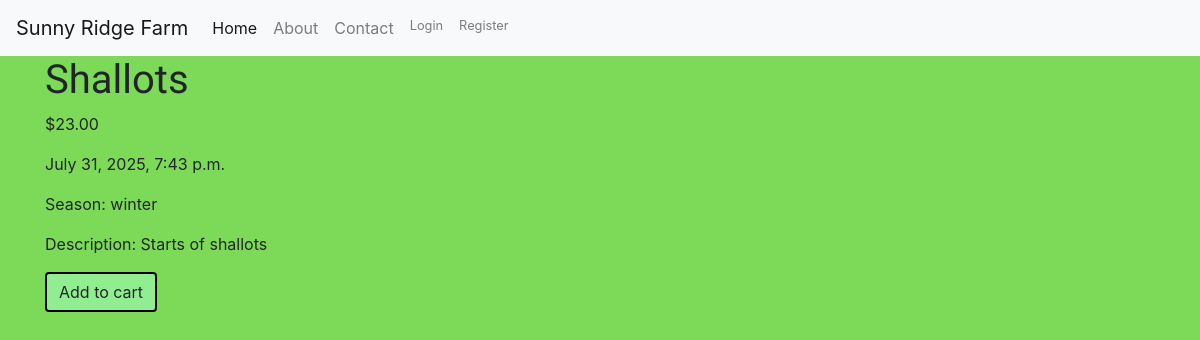
The app's page /item/3/ with its own data.
### myapp/models.py (models this page shows, shortened)
class Add_Item(models.Model):
	seasons = [
		("spring", "Spring"),
		("summer", "Summer"),
		("fall", "Fall"),
		("winter", "Winter")
	]
	author = models.ForeignKey(settings.AUTH_USER_MODEL, on_delete=models.CASCADE)
	listing_name = models.CharField(max_length=200)
	listing_description = models.TextField()
	created_on = models.DateTimeField(default=timezone.now)
	price = models.DecimalField(max_digits=10, decimal_places=2)
	season = models.CharField(max_length=10, choices=seasons, default='summer')

### myapp/views.py (the view)
# urls.py: path('item/<int:pk>/', views.item_detail, name='item_detail'),
def item_detail(request, pk):
	item = get_object_or_404(Add_Item, pk=pk)
	return render(request, 'item_detail.html', {'item': item})

### myapp/templates/item_detail.html (shortened to what this page needs)
{% extends "base.html" %} {% block title %} Home Page {% endblock %}
{% block content %}
<div class="w3-container">
    <h1> {{ item.listing_name }} </h1>
    <p> ${{ item.price }} </p>
    <p> {{ item.created_on }} </p>
    <p> Season: {{ item.season }}</p>
    <p> Description: {{ item.listing_description }} </p>
    <form method="post" action="{% url 'add_to_cart' item.id %}">
        <button type="submit" class="cart btn">Add to cart</button>
    </form>
</div>
{% endblock %}

### myapp/static/css/stylesheet.css (style rules this page uses)
body { background-color: #7DDA58; }
h1, h2 { font-family: 'Lobster', cursive; }
.btn { border: 2px solid black; background-color: lightgreen; }

### records on screen
Add_Item: listing_name "Shallots", price "23.00", created_on "July 31, 2025, 7:43 p.m.", season "winter", listing_description "Starts of shallots"
